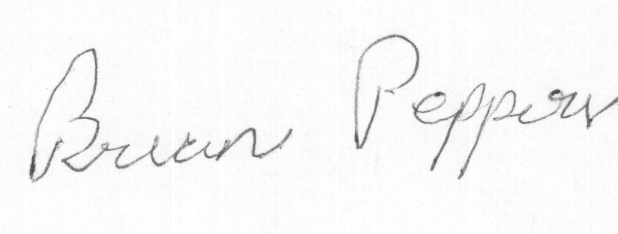
#> input picture storage/data/CEDAR/forgeries/forgeries_18_9.png, 618 x 234 px
$ python -i signature_locator.py   (imports and definitions only)
#> lines starting #> are read from the running program, lines starting #| are printed output that depends on the picture; after the words box and inside, x2 and y2 are one past the last pixel; in counts of white or black regions, pixels touching at a corner belong together
#> further down, picture is the input picture: shape (234, 618); min 68, max 255, mean 247.6
import cv2
import numpy as np
import os


class SignatureLocator:
    """
    Класс для поиска и выделения области подписи на изображении документа.
    """

    def __init__(self, image):
        """
        Принимает изображение (grayscale) при инициализации.
        """
        self.original_image = image
        self.signature_roi = None
        self.coordinates = None  # запомним координаты вырезанной области

    def preprocess(self):
        """
        Выполняет размытие и адаптивную бинаризацию изображения.
        """
        blurred = cv2.GaussianBlur(self.original_image, (5, 5), 0)

        thresh = cv2.adaptiveThreshold(
            blurred, 255,
            cv2.ADAPTIVE_THRESH_GAUSSIAN_C,
            cv2.THRESH_BINARY_INV,
            15, 10
        )
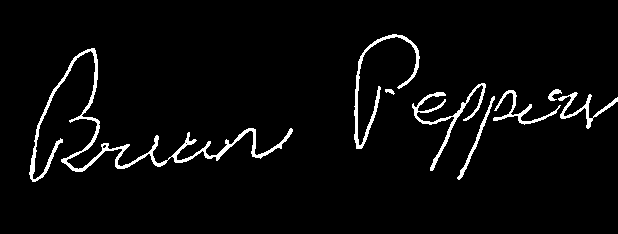
#> thresh: shape (234, 618); 3.8% white; 8 white regions

        return thresh

    def locate_signature(self):
        """
        Ищет область подписи, вырезает её и возвращает.
        """
        thresh = self.preprocess()

        contours, _ = cv2.findContours(
            thresh, cv2.RETR_EXTERNAL, cv2.CHAIN_APPROX_SIMPLE
        )
#> contours = 8 contours; box (x1, y1, x2, y2) and area: (29, 48, 293, 182) 1856, (354, 34, 420, 149) 629, (412, 83, 486, 171) 573, (558, 92, 618, 129) 316, (493, 90, 561, 125) 290, (457, 96, 495, 180) 212, (548, 89, 562, 101) 58, (385, 89, 395, 95) 24

        image_height = self.original_image.shape[0]
#> image_height = 234
        candidates = []

        for cnt in contours:
            x, y, w, h = cv2.boundingRect(cnt)

            if y > image_height * 0.4 and w > 60 and h < 180:
                area = w * h
                candidates.append((area, x, y, w, h))
#> this loop made 8 passes
#> (x, y, w, h) on passes 1 to 8: (457, 96, 38, 84), (558, 92, 60, 37), (493, 90, 68, 35), (548, 89, 14, 12), (385, 89, 10, 6), (412, 83, 74, 88), (29, 48, 264, 134), (354, 34, 66, 115)
#> after the loop, candidates = []


        if not candidates:
#> (the run stopped early here; a loop or call above may not have finished)

$ run again, on storage/data/CEDAR/forgeries/forgeries_1_4.png
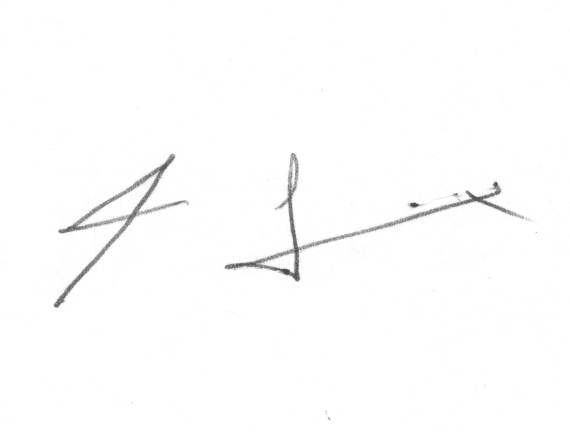
#> input picture storage/data/CEDAR/forgeries/forgeries_1_4.png, 570 x 432 px
#> picture is the input picture: shape (432, 570); min 64, max 255, mean 252.8
#> in preprocess, `thresh = cv2.adaptiveThreshold( blurred, 255, cv2.ADAPTIVE_THRESH_GAUS..`:
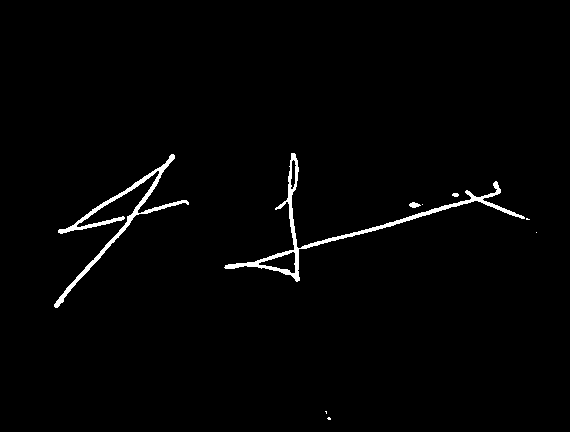
#> thresh: shape (432, 570); 1.6% white; 9 white regions (5 under 20 px)
#> contours = 9 contours, 6 with area under 20; largest, box (x1, y1, x2, y2) and area: (224, 153, 525, 282) 2088, (54, 154, 189, 308) 1295, (409, 202, 421, 208) 34
#> the loop in locate_signature, `for cnt in contours:` made 9 passes
#> (x, y, w, h) on passes 1, 3, 4, 5, 6, 7, 8, 9: (327, 417, 4, 3), (536, 232, 1, 1), (526, 218, 4, 2), (422, 204, 1, 1), (409, 202, 12, 6), (452, 193, 7, 4), (54, 154, 135, 154), (224, 153, 301, 129)
#> after the loop in locate_signature, `for cnt in contours:`: candidates = []

$ run again, on storage/data/CEDAR/forgeries/forgeries_2_13.png
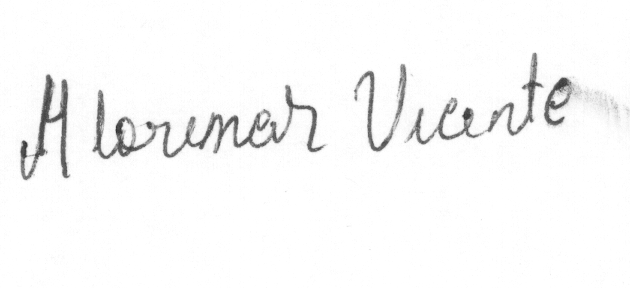
#> input picture storage/data/CEDAR/forgeries/forgeries_2_13.png, 630 x 288 px
#> picture is the input picture: shape (288, 630); min 45, max 255, mean 247.9
#> in preprocess, `thresh = cv2.adaptiveThreshold( blurred, 255, cv2.ADAPTIVE_THRESH_GAUS..`:
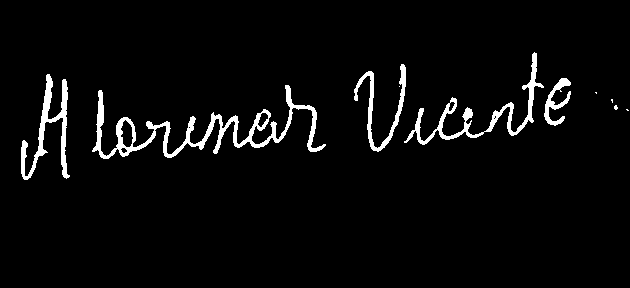
#> thresh: shape (288, 630); 4% white; 10 white regions (5 under 20 px)
#> contours = 10 contours, 5 with area under 20; largest, box (x1, y1, x2, y2) and area: (92, 85, 326, 159) 2666, (404, 52, 544, 145) 1233, (21, 74, 70, 180) 1072, (354, 64, 406, 152) 659, (544, 78, 571, 126) 375
#> the loop in locate_signature, `for cnt in contours:` made 10 passes
#> (x, y, w, h) on passes 2, 3, 5, 6, 7, 8, 9, 10: (614, 105, 4, 5), (611, 99, 2, 4), (399, 86, 1, 1), (92, 85, 234, 74), (544, 78, 27, 48), (21, 74, 49, 106), (354, 64, 52, 88), (404, 52, 140, 93)
#> after the loop in locate_signature, `for cnt in contours:`: candidates = []

$ run again, on storage/data/CEDAR/forgeries/forgeries_3_1.png
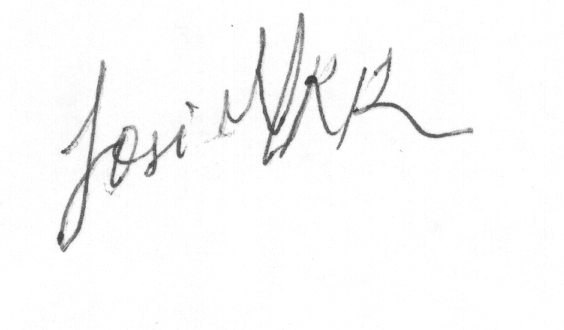
#> input picture storage/data/CEDAR/forgeries/forgeries_3_1.png, 564 x 330 px
#> picture is the input picture: shape (330, 564); min 53, max 255, mean 249.1
#> in preprocess, `thresh = cv2.adaptiveThreshold( blurred, 255, cv2.ADAPTIVE_THRESH_GAUS..`:
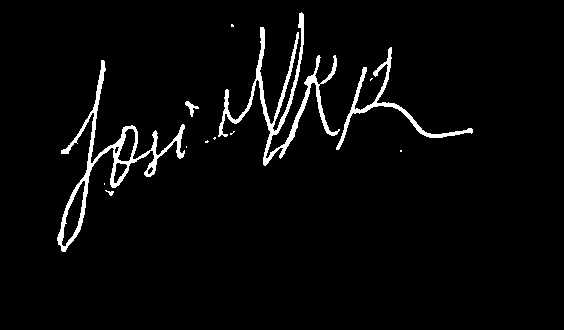
#> thresh: shape (330, 564); 3.5% white; 13 white regions (8 under 20 px)
#> contours = 13 contours, 9 with area under 20; largest, box (x1, y1, x2, y2) and area: (57, 60, 185, 252) 3132, (218, 12, 340, 166) 1988, (336, 47, 473, 150) 870, (185, 101, 199, 117) 60
#> the loop in locate_signature, `for cnt in contours:` made 13 passes
#> (x, y, w, h) on passes 1, 5, 6, 7, 8, 10, 11, 12: (105, 190, 9, 6), (205, 140, 4, 3), (213, 137, 3, 3), (230, 131, 5, 4), (185, 101, 14, 16), (57, 60, 128, 192), (336, 47, 137, 103), (231, 24, 3, 3)
#> after the loop in locate_signature, `for cnt in contours:`: candidates = []
